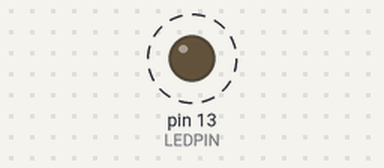
Simulated run of this sketch. Board: Arduino Uno, built with avr-gcc and run on an emulated ATmega328P. On the bench: output pins drawn as LEDs (lit = HIGH). Dashed ring = blinking. What the sketch prints to the serial monitor is not drawn.

Above: at 0.5 s.
Timing chart, 0 to 4.7 s (numbered marks = the images above):
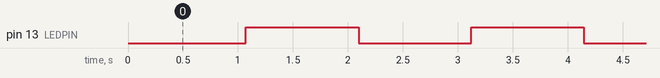

The sketch:

Arduino_CPU_Usage.ino
```cpp
#include <avr/io.h>
#include <avr/interrupt.h>

#define LEDPIN 13

uint32_t Idle_Counter;
uint8_t CPU_Utilization_Info_Read_To_Compute;
uint32_t Prev_Idle_Counter;
uint32_t Idle_Counts;
uint32_t Calculate_Idle_Counts (void);
void initTimer2(void)
{
  //8 bit timer. we want a 1ms compare match interrupt
  //16Mhz main clock. 16Mhz / 1024 = 15625hz = 64us
  //target interval = tick time * (timer counts + 1)
  //1ms = 64us * (x + 1)
  //(1ms / 64us) - 1 = x = 14.625
  //
  //16Mhz/256 = 62500hz = 0.000016s
  //(1ms / 16us) - 1 = x = 61.5
  //
  //16Mhz/128 = 125000hz = 0.000008s
  //(1ms/8us) - 1 = x = 124
  // set compare match register to desired timer count:
  // fclkio / (2 * prescaler (OCR2A)) = f
  // 16000000 / (2 * 128 (1 + 124)) =  500hz

  OCR2A = 124;

  // turn on CTC(clear timer on compare match) mode:
  // TCCR2A = 0;
  TCCR2A |= (1 << WGM21);

  // Set CS20 and CS22 bits for 128 prescaler:
  // TCCR2B = 0;
  // TCCR2B |= (1 << CS20);
  TCCR2B |= (1 << CS22);

  // enable timer compare match interrupt:
  TIMSK2 |= (1 << OCIE2A);
}
void setup()
{
  pinMode(LEDPIN, OUTPUT);

  // initialize the serial communication:
  Serial.begin(9600);

  noInterrupts();

  initTimer2();

  // enable global interrupts:
  interrupts();
  Serial.println("started");

}
void Signal_Idle(void)
{
  Idle_Counter++;
}
uint32_t Read_Idle_Counts(void)
{
  uint32_t rv;
  noInterrupts();//reading 4bytes is not atomic on an 8bit arch
  rv = Idle_Counts;
  interrupts();
  return rv;
}
#define UNLOADED_IDLE_COUNTS 174848
uint32_t Calculate_CPU_Utilization (uint32_t temp_counts)
{
  return 100 - ((100 * temp_counts) / UNLOADED_IDLE_COUNTS);
}
uint32_t Calculate_Idle_Counts (void)
{
  uint32_t temp_counts;
  Idle_Counts = Idle_Counter - Prev_Idle_Counter;
  Prev_Idle_Counter = Idle_Counter;
  return Idle_Counts;
}
uint8_t One_MS_Task_Ready;
uint8_t Ten_MS_Task_Ready;
uint8_t Twenty_MS_Task_Ready;
uint8_t One_Hundred_MS_Task_Ready;
uint8_t One_S_Task_Ready;
void One_MS_Task(void)
{

}
void Ten_MS_Task(void)
{

}
void One_Hundred_MS_Task(void)
{
  //10 * 50ms = 500ms delay
  Serial.println("delay(50);");
  delay(50);

}
void One_S_Task(void)
{
  uint32_t idleCounts = Calculate_Idle_Counts();
  digitalWrite(LEDPIN, !digitalRead(LEDPIN));
  Serial.print("Last Idle_Counts  ");
  Serial.println(idleCounts);
  Serial.print("CPU Utilization  ");
  Serial.print(Calculate_CPU_Utilization(idleCounts));
  Serial.println("%");

}
void Run_Tasks(void)
{
  if(One_MS_Task_Ready)
  {
    One_MS_Task_Ready=0;
    One_MS_Task();
  }
  if(Ten_MS_Task_Ready)
  {
    Ten_MS_Task_Ready=0;
    Ten_MS_Task();
  }
  if(One_Hundred_MS_Task_Ready)
  {
    One_Hundred_MS_Task_Ready=0;
    One_Hundred_MS_Task();
  }
  if(One_S_Task_Ready)
  {
    One_S_Task_Ready=0;
    One_S_Task();
  }
}
// #define INTERVAL 100
// uint16_t previousMillis;
void loop()
{
  Signal_Idle();
  Run_Tasks();
}
/* WARNING this function called from ISR */
void Update_Task_Ready_Flags(void)
{
  static uint16_t counter;
  One_MS_Task_Ready=1;
  counter++;
  if((counter%10)==0)
  {
    Ten_MS_Task_Ready=1;
  }
  if((counter%100)==0)
  {
    One_Hundred_MS_Task_Ready=1;;
  }
  if(counter == 1000)
  {
    One_S_Task_Ready=1;
    counter=0;
  }
}
ISR(TIMER2_COMPA_vect)//1ms isr
{
  Update_Task_Ready_Flags();//keep this isr short and sweet
}
```

Measured:
- by itself, pin 13 (LEDPIN): alternates HIGH for 1.0 s and LOW for 1.0 s
